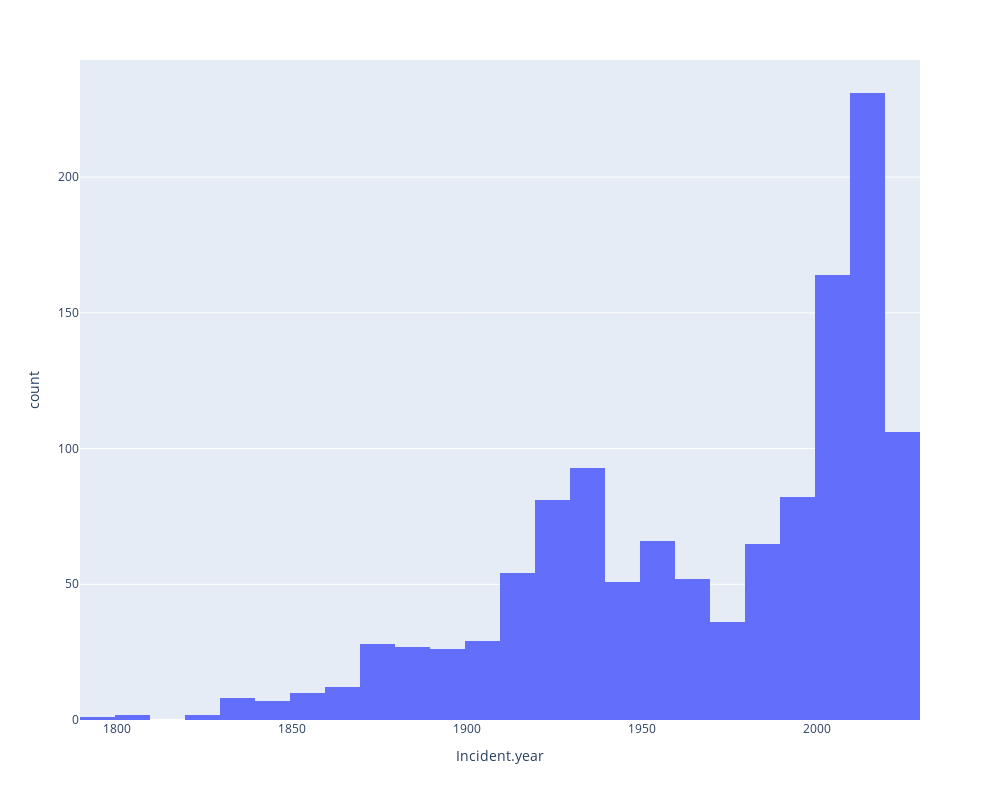

This figure's notebook cell:
### Code cell
# plot histogram of shark incidents by year
fig = px.histogram(df_shark, x="Incident.year",
                 width=1000, height=800)
fig.show()
plt.xlabel('Incident Year')

### Figure 1 — Plotly figure (JSON) as saved in the notebook; plotly's stock layout.template omitted (floating-point values rounded to 4 significant figures; data arrays with more than 128 entries replaced by an {"elided": "..."} marker saying what was removed)
{"data": [{"alignmentgroup": "True", "bingroup": "x", "hovertemplate": "Incident.year=%{x}<br>count=%{y}<extra></extra>", "legendgroup": "", "marker": {"color": "#636efa", "pattern": {"shape": ""}}, "name": "", "offsetgroup": "", "orientation": "v", "showlegend": false, "type": "histogram", "x": {"elided": "1233 int values"}, "xaxis": "x", "yaxis": "y"}], "layout": {"barmode": "relative", "height": 800, "legend": {"tracegroupgap": 0}, "margin": {"t": 60}, "width": 1000, "xaxis": {"anchor": "y", "domain": [0, 1], "title": {"text": "Incident.year"}}, "yaxis": {"anchor": "x", "domain": [0, 1], "title": {"text": "count"}}}}
